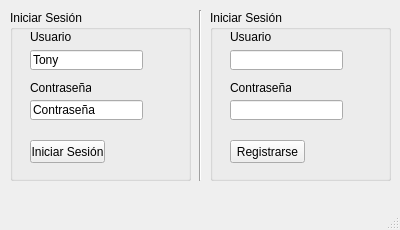
<?xml version="1.0" encoding="UTF-8"?>
<ui version="4.0">
 <class>login</class>
 <widget class="QMainWindow" name="login">
  <property name="geometry">
   <rect>
    <x>0</x>
    <y>0</y>
    <width>400</width>
    <height>230</height>
   </rect>
  </property>
  <property name="sizePolicy">
   <sizepolicy hsizetype="Fixed" vsizetype="Fixed">
    <horstretch>0</horstretch>
    <verstretch>0</verstretch>
   </sizepolicy>
  </property>
  <property name="windowTitle">
   <string>MainWindow</string>
  </property>
  <widget class="QWidget" name="centralwidget">
   <widget class="QGroupBox" name="groupBox">
    <property name="geometry">
     <rect>
      <x>10</x>
      <y>10</y>
      <width>181</width>
      <height>171</height>
     </rect>
    </property>
    <property name="title">
     <string>Iniciar Sesión</string>
    </property>
    <widget class="QLineEdit" name="tbxUser">
     <property name="geometry">
      <rect>
       <x>20</x>
       <y>40</y>
       <width>113</width>
       <height>20</height>
      </rect>
     </property>
     <property name="text">
      <string>Tony</string>
     </property>
    </widget>
    <widget class="QLabel" name="label">
     <property name="geometry">
      <rect>
       <x>20</x>
       <y>20</y>
       <width>47</width>
       <height>13</height>
      </rect>
     </property>
     <property name="text">
      <string>Usuario</string>
     </property>
    </widget>
    <widget class="QLineEdit" name="tbxPass">
     <property name="geometry">
      <rect>
       <x>20</x>
       <y>90</y>
       <width>113</width>
       <height>20</height>
      </rect>
     </property>
     <property name="text">
      <string>Contraseña</string>
     </property>
    </widget>
    <widget class="QLabel" name="label_2">
     <property name="geometry">
      <rect>
       <x>20</x>
       <y>70</y>
       <width>61</width>
       <height>16</height>
      </rect>
     </property>
     <property name="text">
      <string>Contraseña</string>
     </property>
    </widget>
    <widget class="QPushButton" name="btnLog">
     <property name="geometry">
      <rect>
       <x>20</x>
       <y>130</y>
       <width>75</width>
       <height>23</height>
      </rect>
     </property>
     <property name="text">
      <string>Iniciar Sesión</string>
     </property>
    </widget>
   </widget>
   <widget class="Line" name="line">
    <property name="geometry">
     <rect>
      <x>190</x>
      <y>10</y>
      <width>20</width>
      <height>171</height>
     </rect>
    </property>
    <property name="orientation">
     <enum>Qt::Vertical</enum>
    </property>
   </widget>
   <widget class="QGroupBox" name="groupBox_2">
    <property name="geometry">
     <rect>
      <x>210</x>
      <y>10</y>
      <width>181</width>
      <height>171</height>
     </rect>
    </property>
    <property name="title">
     <string>Iniciar Sesión</string>
    </property>
    <widget class="QLineEdit" name="tbxUserP">
     <property name="geometry">
      <rect>
       <x>20</x>
       <y>40</y>
       <width>113</width>
       <height>20</height>
      </rect>
     </property>
    </widget>
    <widget class="QLabel" name="label_3">
     <property name="geometry">
      <rect>
       <x>20</x>
       <y>20</y>
       <width>47</width>
       <height>13</height>
      </rect>
     </property>
     <property name="text">
      <string>Usuario</string>
     </property>
    </widget>
    <widget class="QLineEdit" name="tbxPassP">
     <property name="geometry">
      <rect>
       <x>20</x>
       <y>90</y>
       <width>113</width>
       <height>20</height>
      </rect>
     </property>
    </widget>
    <widget class="QLabel" name="label_4">
     <property name="geometry">
      <rect>
       <x>20</x>
       <y>70</y>
       <width>61</width>
       <height>16</height>
      </rect>
     </property>
     <property name="text">
      <string>Contraseña</string>
     </property>
    </widget>
    <widget class="QPushButton" name="btnSignUp">
     <property name="geometry">
      <rect>
       <x>20</x>
       <y>130</y>
       <width>75</width>
       <height>23</height>
      </rect>
     </property>
     <property name="text">
      <string>Registrarse</string>
     </property>
    </widget>
   </widget>
  </widget>
  <widget class="QMenuBar" name="menubar">
   <property name="geometry">
    <rect>
     <x>0</x>
     <y>0</y>
     <width>400</width>
     <height>21</height>
    </rect>
   </property>
  </widget>
  <widget class="QStatusBar" name="statusbar"/>
 </widget>
 <resources/>
 <connections/>
</ui>
